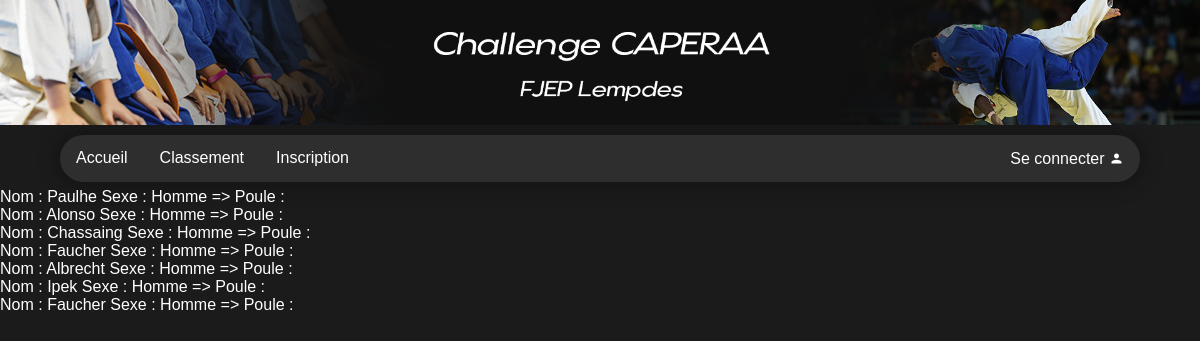
The app's page /afficher-poules.php, older data.
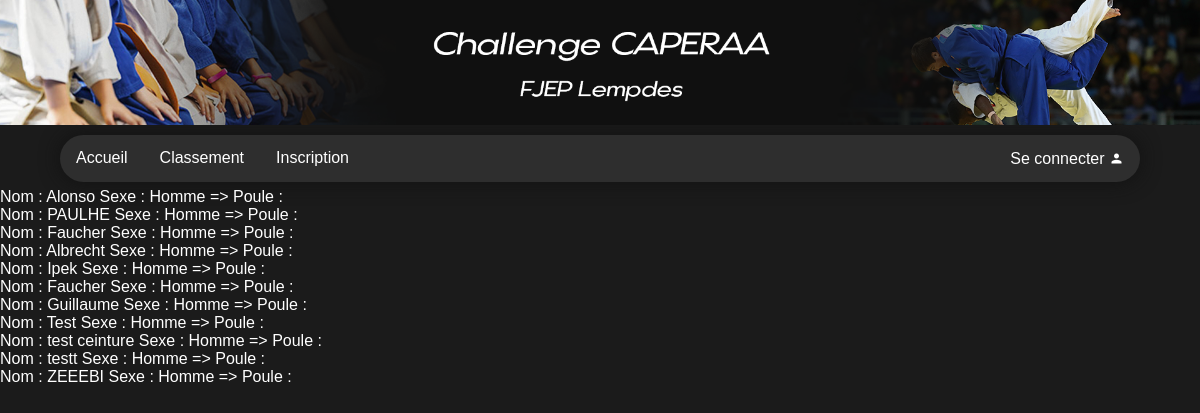
The same page, newer data.
### tables this page shows
CREATE TABLE `participants` (
  `idParticipant` int(11) NOT NULL,
  `Nom` varchar(255) NOT NULL,
  `Prenom` varchar(255) NOT NULL,
  `Sexe` varchar(5) NOT NULL,
  `Age` int(255) NOT NULL,
  `Taille` int(255) NOT NULL,
  `Poids` int(255) NOT NULL,
  `Ceinture` varchar(255) NOT NULL,
  `Nom_club` varchar(255) NOT NULL,
  `points` int(255) DEFAULT '0'
);

### afficher-poules.php (the view, shortened to what this page needs)
<?php
include "base.php";
include "fonctions.php";
$req_ma_table = $db->prepare("SELECT * FROM participants ORDER BY Poule" );
                $req_ma_table->execute();
                $result_req_ma_table = $req_ma_table->fetchAll();
                    foreach ($result_req_ma_table as $result) {
                        echo 'Nom : '. $result["Nom"] .' Sexe : ' .$result['Sexe']. ' => Poule : ' . $result['Poule'];
                        echo '<br>';
                    }
?>

Row changes from the older to the newer data that the page shows:
removed participants: Nom "Paulhe", Sexe "Homme"
changed participants: Nom "Chassaing" → "PAULHE"
added participants: Nom "Guillaume", Sexe "Homme"
added participants: Nom "Test", Sexe "Homme"
added participants: Nom "test ceinture", Sexe "Homme"
added participants: Nom "testt", Sexe "Homme"
added participants: Nom "ZEEEBI", Sexe "Homme"
